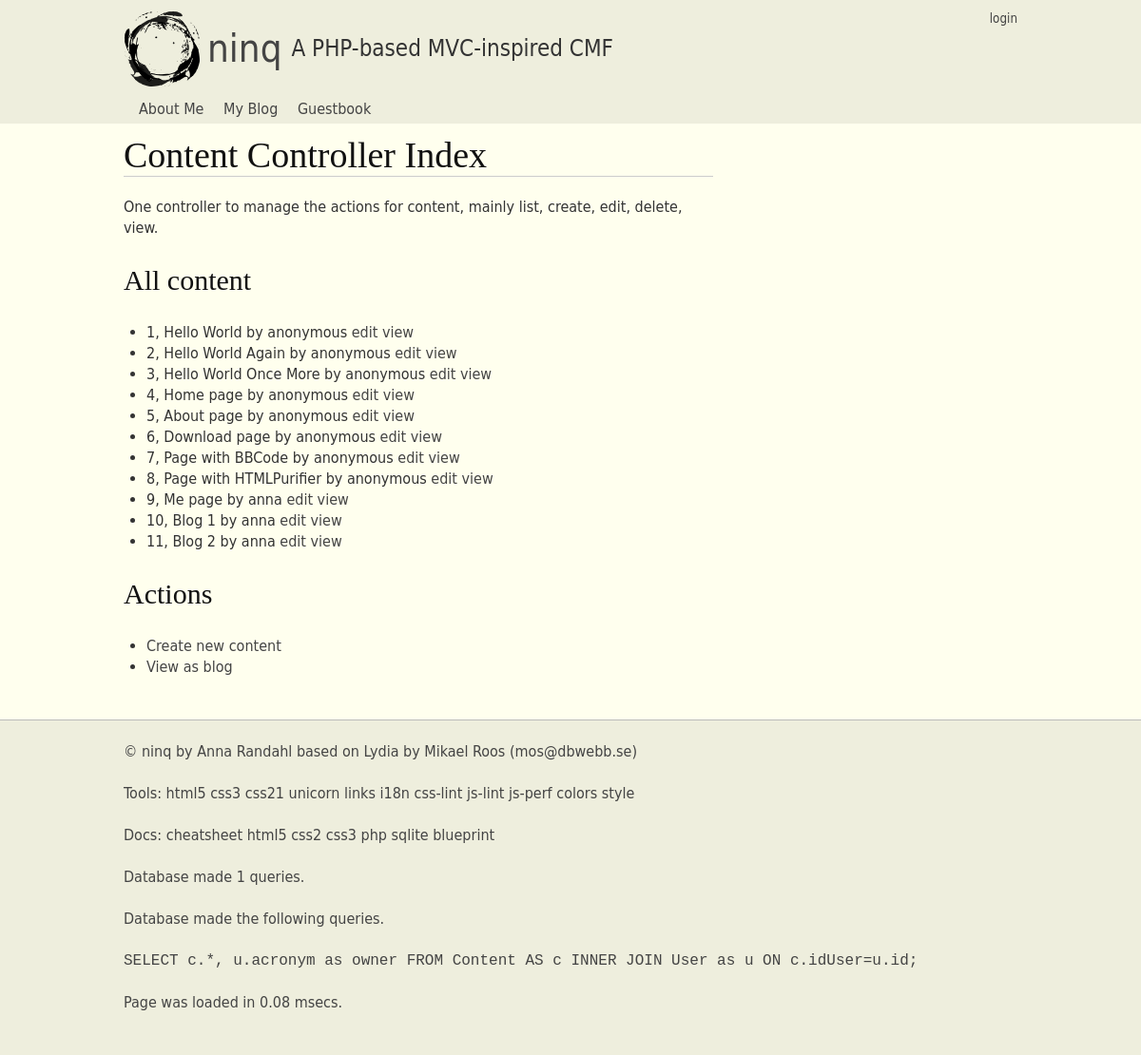
The page /content on the database its author committed.
### tables this page shows
CREATE TABLE Content (
          				id INTEGER PRIMARY KEY, 
          				key TEXT KEY, 
          				type TEXT, 
          				title TEXT, 
          				data TEXT, 
          				filter TEXT, 
          				idUser INT, 
          				created DATETIME default (datetime('now')), 
          				updated DATETIME default NULL, 
          				deleted DATETIME default NULL,
          				FOREIGN KEY(idUser) REFERENCES User(id));

CREATE TABLE User (
        				id INTEGER PRIMARY KEY,
        				acronym TEXT KEY,
        				name TEXT,
        				email TEXT,
        				algorithm TEXT,
        				salt TEXT,
        				password TEXT,
        				created DATETIME default (datetime('now')),
        				updated DATETIME default NULL
        				);

### index.php (called while the page is built, shortened)
<?php
	require(NINQ_INSTALL_PATH.'/src/Cninq/bootstrap.php');
	$ninq = Cninq::Instance();
	$ninq->FrontControllerRoute();
	$ninq->ThemeEngineRender();

### src/CDatabase/CDatabase.php (called while the page is built, shortened)
<?php
class CDatabase {
  private $db = null;
  public function __construct($dsn, $username = null, $password = null, $driver_options = null) {
    $this->db = new PDO($dsn, $username, $password, $driver_options);
    $this->db->SetAttribute(PDO::ATTR_ERRMODE, PDO::ERRMODE_EXCEPTION);
  }
  public function ExecuteSelectQueryAndFetchAll($query, $params=array()){
    $this->stmt = $this->db->prepare($query);
    $this->stmt->execute($params);
    return $this->stmt->fetchAll(PDO::FETCH_ASSOC);
  }
}

### src/CMContent/CMContent.php (called while the page is built, shortened)
<?php
    class CMContent extends CObject implements IHasSQL, ArrayAccess, IModule {
      public static function SQL($key=null) {
      	$order_order = isset($args['order-order']) ? $args['order-order'] : 'ASC';
      	$order_by = isset($args['order-by']) ? $args['order-by'] : 'id';
        $queries = array(
          'drop table content'        => "DROP TABLE IF EXISTS Content;",
          'create table content'      => "CREATE TABLE IF NOT EXISTS Content (
          			  	 id INTEGER PRIMARY KEY,
          			  	 key TEXT KEY,
          			  	 type TEXT,
          			  	 title TEXT,
          			  	 data TEXT,
          			  	 filter TEXT,
          			  	 idUser INT,
          			  	 created DATETIME default (datetime('now')),
          			  	 updated DATETIME default NULL,
          			  	 deleted DATETIME default NULL,
          			  	 FOREIGN KEY(idUser) REFERENCES User(id));",
          'insert content'            => 'INSERT INTO Content (key,type,title,data,filter,idUser) VALUES (?,?,?,?,?,?);',
          'select * by id'            => 'SELECT c.*, u.acronym as owner FROM Content AS c INNER JOIN User as u ON c.idUser=u.id WHERE c.id=?;',
          'select * by key'           => 'SELECT c.*, u.acronym as owner FROM Content AS c INNER JOIN User as u ON c.idUser=u.id WHERE c.key=?;',
          'select * by type'	      => "SELECT c.*, u.acronym as owner FROM Content AS c INNER JOIN User as u ON c.idUser=u.id WHERE type=? ORDER BY {$order_by} {$order_order};",
          'select *'                  => 'SELECT c.*, u.acronym as owner FROM Content AS c INNER JOIN User as u ON c.idUser=u.id;',
          'update content'            => "UPDATE Content SET key=?, type=?, title=?, data=?, filter=?, updated=datetime('now') WHERE id=?;",
          'update content as deleted' => "UPDATE Content SET deleted=datetime('now') WHERE id=?;",
         );
        return $queries[$key];
      }
      public function ListAll($args=null) {
        try {
          if(isset($args) && isset($args['type'])){
          	  return $this->db->ExecuteSelectQueryAndFetchAll(self::SQL('select * by type', $args), array($args['type']));
          } else{
          	  return $this->db->ExecuteSelectQueryAndFetchAll(self::SQL('select *', $args));
          }
        } catch(Exception $e) {
          return null;
        }
      }
}

### src/CCContent/CCContent.php (called while the page is built, shortened)
<?php
    class CCContent extends CObject implements IController {
      public function Index() {
        $content = new CMContent();
        $this->views->SetTitle('Content Controller')
                    ->AddInclude(__DIR__ . '/index.tpl.php', array(
                      'contents' => $content->ListAll(),
                    ));
      }
    }

### src/Cninq/bootstrap.php (called while the page is built, shortened)
<?php
	function autoload($aClassName) {
	$classFile = "/src/{$aClassName}/{$aClassName}.php";
	$file1 = NINQ_SITE_PATH . $classFile;
	$file2 = NINQ_INSTALL_PATH . $classFile;
    }

### src/CRequest/CRequest.php (called while the page is built, shortened)
<?php
	class CRequest {
  public function __construct($urlType=0) {
    $this->cleanUrl       = $urlType= 1 ? true : false;
  }
	public function CreateUrl($url=null, $method=null, $arguments=null) {
	 if(!empty($url) && (strpos($url, '://') || $url[0] == '/')) {
	 	 return $url;
	 }
	 $prepend = $this->base_url;
	 $url = trim($url, '/');
	 $method = empty($method) ? null : '/' . trim($method, '/');
	 $arguments = empty($arguments) ? null : '/' . trim($arguments, '/');
	 return $prepend . rtrim("$url$method$arguments", '/');
	}
	public function Init($baseUrl = null, $routing=null) {
        $scriptName = $_SERVER['SCRIPT_NAME'];
       	$currentUrl = $this->GetCurrentUrl();
       	$parts      = parse_url($currentUrl);
       	$baseUrl    = !empty($baseUrl) ? $baseUrl : "{$parts['scheme']}://{$parts['host']}" . (isset($parts['port']) ? ":{$parts['port']}" : '') . rtrim(dirname($scriptName), '/');
       	$this->base_url     = rtrim($baseUrl, '/') . '/';
	}
  	public function GetCurrentUrl() {
  	$url = "http";
  	$url .= (@$_SERVER["HTTPS"] == "on") ? 's' : '';
  	$url .= "://";
  	$serverPort = ($_SERVER["SERVER_PORT"] == "80") ? '' :
  	(($_SERVER["SERVER_PORT"] == 443 && @$_SERVER["HTTPS"] == "on") ? '' : ":{$_SERVER['SERVER_PORT']}");
  	$url .= $_SERVER["SERVER_NAME"] . $serverPort . htmlspecialchars($_SERVER["REQUEST_URI"]);
  	return $url;
	}
}

### src/CCContent/index.tpl.php (the view)
<h1>Content Controller Index</h1>
<p>One controller to manage the actions for content, mainly list, create, edit, delete, view.</p>
<h2>All content</h2>
<?php if($contents != null):?>
  <ul>
  <?php foreach($contents as $val):?>
    <li><?=$val['id']?>, <?=$val['title']?> by <?=$val['owner']?> <a href='<?=create_url("content/edit/{$val['id']}")?>'>edit</a> <a href='<?=create_url("page/view/{$val['id']}")?>'>view</a>
  <?php endforeach; ?>
  </ul>
<?php else:?>
  <p>No content exists.</p>
<?php endif;?>
<h2>Actions</h2>
<ul>
  <li><a href='<?=create_url('content/create')?>'>Create new content</a>
  <li><a href='<?=create_url('blog')?>'>View as blog</a>
</ul>

### src/CViewContainer/CViewContainer.php (shortened to what this page needs)
<?php
class CViewContainer {
  	 private $views = array();
  	 public function AddInclude($file, $variables=array(), $region='default') {
  	 $this->views[$region][] = array('type' => 'include', 'file' => $file, 'variables' => $variables);
  	 return $this;
  }
  	public function AddString($string, $variables=array(), $region='default') {
  	$this->views[$region][] = array('type' => 'string', 'string' => $string, 'variables' => $variables);
  	return $this;
  }
 	  public function Render($region='default') {
 	   if(!isset($this->views[$region])) return;
 	   foreach($this->views[$region] as $view) {
 	   	   switch($view['type']) {
 	   	   case 'include': if(isset($view['variables'])) extract($view['variables']); include($view['file']); break;
 	   	   case 'string': if(isset($view['variables'])) extract($view['variables']); echo $view['string']; break;
 	   	   }
 	   }
 	  }
}

### site/themes/mytheme/style.css (style rules this page uses)
html { background-color:#eed; }
body { background-color:#ffe; }
a { color:#444 }

### themes/grid/style.css (style rules this page uses)
html, body, div, span, applet, object, iframe, h1, h2, h3, h4, h5, h6, p, blockquote, pre, a, abbr, acronym, address, big, cite, code, del, dfn, em, img, ins, kbd, q, s, samp, small, strike, strong, sub, sup, tt, var, b, u, i, center, dl, dt, dd, ol, ul, li, fieldset, form, label, legend, table, caption, tbody, tfoot, thead, tr, th, td, article, aside, canvas, details, embed, figure, figcaption, footer, header, hgroup, menu, nav, output, ruby, section, summary, time, mark, audio, video { margin: 0; padding: 0; border: 0; font-size: 100.01%; font: inherit; vertical-align: baseline; }
body { line-height: 1; }
ol, ul { list-style: none; }
body { width: 100%; *zoom: 1; }
body:before, body:after { content: ""; display: table; }
body:after { clear: both; }
body { color: #222; font: 100.01%/1.375 Frutiger, "Frutiger Linotype", Univers, Calibri, "Gill Sans", "Gill Sans MT", "Myriad Pro", Myriad, "DejaVu Sans Condensed", "Liberation Sans", "Nimbus Sans L", Tahoma, Geneva, "Helvetica Neue", Helvetica, Arial, sans-serif; }
h1 { font-weight: normal; color: #111; margin-bottom: 22px; font-family: Cambria, Georgia, Times, 'Times New Roman', serif; font-size: 2.375em; line-height: 1.1579; border-bottom: 1px solid #ccc; margin-bottom: 21px; }
h2 { font-weight: normal; color: #111; margin-bottom: 22px; font-family: Cambria, Georgia, Times, 'Times New Roman', serif; font-size: 1.875em; line-height: 1.4667; }
p { margin-bottom: 1.375em; }
a { color: #666; text-decoration: none; }
ul, ol { margin: 0.6875em 1.5em 1.375em 0; padding-left: 1.5em; }
ul { list-style-type: disc; }
html { background-color: #eec; overflow: -moz-scrollbars-vertical; overflow-y: scroll; }
body { margin: 0; padding: 0; color: #333; background-color: #ffe; }
a { color: inherit; }

### rows shown on the page
content: id "1", title "Hello World", idUser.acronym "anonymous"
content: id "2", title "Hello World Again", idUser.acronym "anonymous"
content: id "3", title "Hello World Once More", idUser.acronym "anonymous"
content: id "4", title "Home page", idUser.acronym "anonymous"
content: id "5", title "About page", idUser.acronym "anonymous"
content: id "6", title "Download page", idUser.acronym "anonymous"
content: id "7", title "Page with BBCode", idUser.acronym "anonymous"
content: id "8", title "Page with HTMLPurifier", idUser.acronym "anonymous"
content: id "9", title "Me page", idUser.acronym "anna"
content: id "10", title "Blog 1", idUser.acronym "anna"
content: id "11", title "Blog 2", idUser.acronym "anna"

### other values the page prints
$header "ninq"
$slogan "A PHP-based MVC-inspired CMF"
$val['label'] "About Me"
$val['label'] "My Blog"
$val['label'] "Guestbook"
$footer "© ninq by Anna Randahl based on Lydia by Mikael Roos (mos@dbwebb.se)"
$ninq->db->GetNumQueries() "1"
implode('<br/><br/>', $queries) "SELECT c.*, u.acronym as owner FROM Content AS c INNER JOIN User as u ON c.idUser=u.id;"
